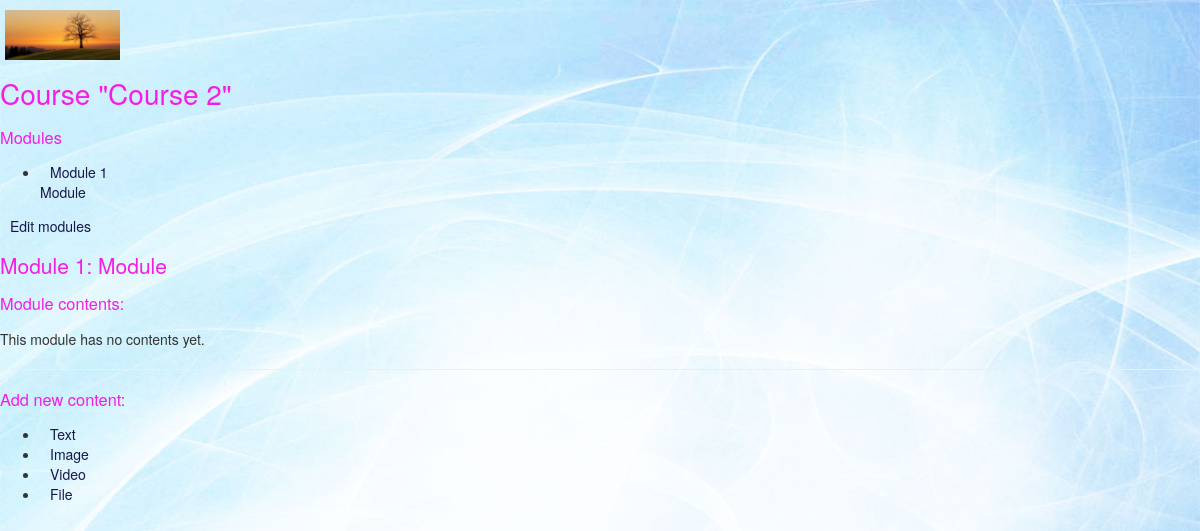
The app's page /course/module/5/ (signed in), older data.
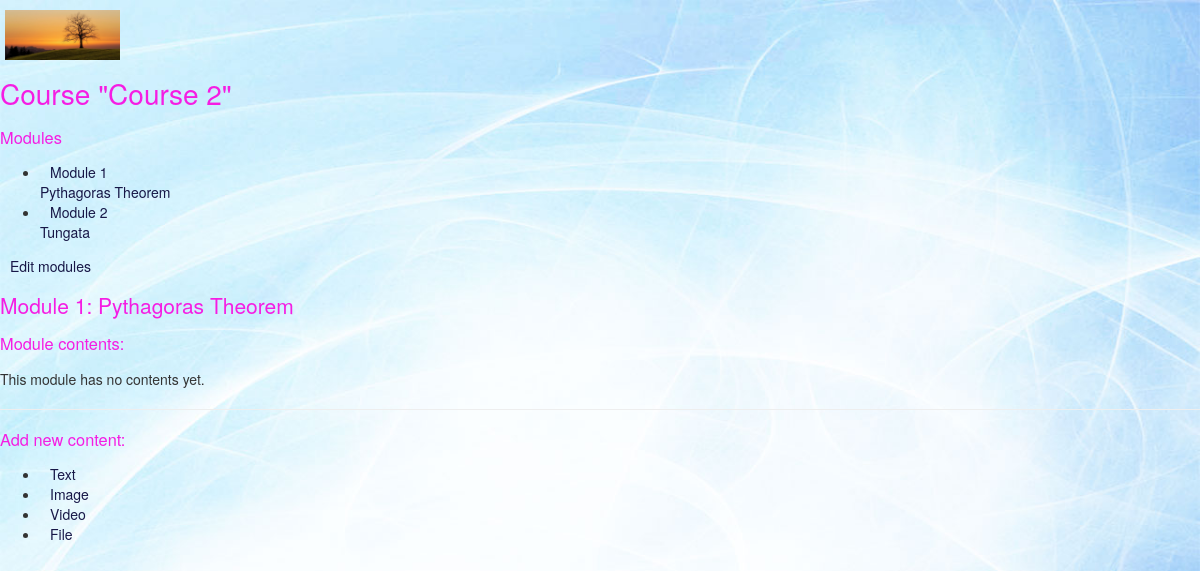
The same page, newer data.
### courses/models.py (models this page shows, shortened)
class Module(models.Model):
	course = models.ForeignKey(Course, related_name='modules')
	title = models.CharField(max_length=200)
	description = models.TextField(blank=True)
	order = OrderField(blank=True, for_fields=['course'])
	class Meta:
		ordering = ['order']

### courses/views.py (the view)
# urls.py: url(r'^module/(?P<module_id>\d+)/$', views.ModuleContentListView.as_view(), name='module_content_list'),
class ModuleContentListView(TemplateResponseMixin, View):
	template_name = 'courses/manage/module/content_list.html'
	def get(self, request, module_id):
		module = get_object_or_404(Module, id=module_id, course__owner= request.user)
		return self.render_to_response({'module': module})

### courses/templates/courses/manage/module/content_list.html (shortened to what this page needs)
{% extends "base.html" %}
{% load course %}
{% block content %}
{% with course=module.course %}
<h1>Course "{{ course.title }}"</h1>
<div class="contents">
<h3>Modules</h3>
<ul id="modules">
{% for m in course.modules.all %}
<li data-id="{{ m.id }}" {% if m == module %}class="selected"{% endif %}>
<a href="{% url "module_content_list" m.id %}">
<span>
Module <span class="order">{{ m.order|add:1 }}</span>
</span>
<br>
{{ m.title }}
</a>
</li>
{% empty %}
<li>No modules yet.</li>
{% endfor %}
</ul>
<p><a href="{% url "course_module_update" course.id %}">Edit modules</a></p>
</div>
<div class="module">
<h2>Module {{ module.order|add:1 }}: {{ module.title }}</h2>
<h3>Module contents:</h3>
<div id="module-contents">
{% for content in module.contents.all %}
<div data-id="{{ content.id }}">
{% with item=content.item %}
<p>{{ item }} ({{ item|model_name }})</p>
<a href="{% url "module_content_update" module.id item|model_name item.id %}">Edit</a>
<form action="{% url "module_content_delete" content.id %}" method="post">
<input type="submit" value="Delete">
{% csrf_token %}
</form>
{% endwith %}
</div>
{% empty %}
<p>This module has no contents yet.</p>
{% endfor %}
</div>
<hr>
<h3>Add new content:</h3>
<ul class="content-types">
<li><a href="{% url "module_content_create" module.id "text" %}">Text</a></li>
<li><a href="{% url "module_content_create" module.id "image" %}">Image</a></li>
<li><a href="{% url "module_content_create" module.id "video" %}">Video</a></li>
<li><a href="{% url "module_content_create" module.id "file" %}">File</a></li>
</ul>
</div>
{% endwith %}
{% endblock %}

Row changes from the older to the newer data that the page shows:
changed Module: title "Module" → "Pythagoras Theorem"
added Module: order|add "2", title "Tungata"
